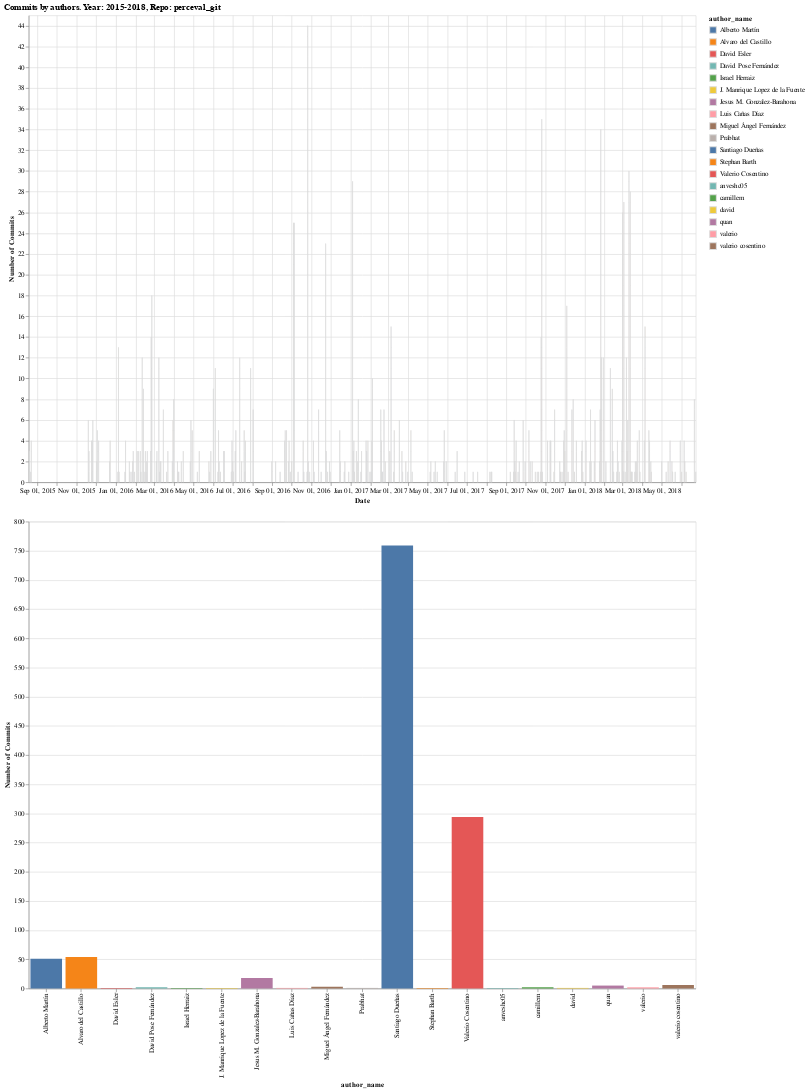

This figure's notebook cell:
### Markdown cell above
When we select a user from the second graph, then the distribution of all the commits made by that user over time is shown.

### Code cell
color = alt.Color('author_name', type='nominal')

brush = alt.selection_interval(encodings=['x'])
click = alt.selection_multi(encodings=['color'])

width = len(all_commits1['author_name'].unique())*20
max_date = all_commits1["commit_date"].max()
min_date = all_commits1["commit_date"].min()

points = alt.Chart().mark_bar(stroke="2").encode(
    alt.X('yearmonthdate(commit_date):T',
          axis=alt.Axis(title='Date')
         ),
    alt.Y('count(hash):Q',
        axis=alt.Axis(title='Number of Commits'),
    ),
    color=alt.condition(brush, color, alt.value('lightgray')),
    tooltip=['author_name:N', "commit_date:N"]
).properties(
    width=1000,
    height=700,
).add_selection(
    brush
).transform_filter(
    click
)

bars = alt.Chart().mark_bar().encode(
    alt.Y('count()',
          axis=alt.Axis(title='Number of Commits')
         ),
    alt.X('author_name:N'),
    color=alt.condition(click, color, alt.value('lightgray')),
).transform_filter(
    brush
).properties(
    width=1000,
    height=700
).add_selection(
    click
)

chart1 = alt.vconcat(points, bars,
    data=all_commits1,
    title="Commits by authors. Year: {}-{}, Repo: {}".format(min_date.year, max_date.year, git_index_name1)
)
chart1

### Figure 1 — Vega-Lite specification as saved in the notebook (floating-point values rounded to 4 significant figures; data arrays with more than 128 entries replaced by an {"elided": "..."} marker saying what was removed)
{"$schema": "https://vega.github.io/schema/vega-lite/v2.4.3.json", "config": {"view": {"height": 300, "width": 400}}, "data": {"values": {"elided": "1204 records"}}, "title": "Commits by authors. Year: 2015-2018, Repo: perceval_git", "vconcat": [{"encoding": {"color": {"condition": {"field": "author_name", "selection": "selector001", "type": "nominal"}, "value": "lightgray"}, "tooltip": [{"field": "author_name", "type": "nominal"}, {"field": "commit_date", "type": "nominal"}], "x": {"axis": {"title": "Date"}, "field": "commit_date", "timeUnit": "yearmonthdate", "type": "temporal"}, "y": {"aggregate": "count", "axis": {"title": "Number of Commits"}, "field": "hash", "type": "quantitative"}}, "height": 700, "mark": {"stroke": "2", "type": "bar"}, "selection": {"selector001": {"encodings": ["x"], "mark": {"fill": "#333", "fillOpacity": 0.125, "stroke": "white"}, "on": "[mousedown, window:mouseup] > window:mousemove!", "resolve": "global", "translate": "[mousedown, window:mouseup] > window:mousemove!", "type": "interval", "zoom": "wheel!"}}, "transform": [{"filter": {"selection": "selector002"}}], "width": 1000}, {"encoding": {"color": {"condition": {"field": "author_name", "selection": "selector002", "type": "nominal"}, "value": "lightgray"}, "x": {"field": "author_name", "type": "nominal"}, "y": {"aggregate": "count", "axis": {"title": "Number of Commits"}, "type": "quantitative"}}, "height": 700, "mark": "bar", "selection": {"selector002": {"empty": "all", "encodings": ["color"], "on": "click", "resolve": "global", "toggle": "event.shiftKey", "type": "multi"}}, "transform": [{"filter": {"selection": "selector001"}}], "width": 1000}]}
